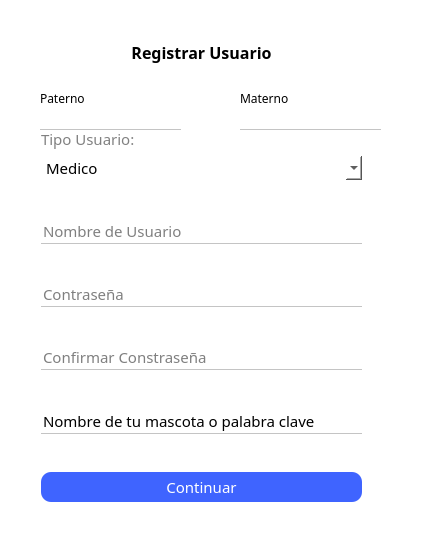
<?xml version="1.0" encoding="UTF-8"?>
<ui version="4.0">
 <class>registrar</class>
 <widget class="QDialog" name="registrar">
  <property name="geometry">
   <rect>
    <x>0</x>
    <y>0</y>
    <width>422</width>
    <height>550</height>
   </rect>
  </property>
  <property name="windowTitle">
   <string>Dialog</string>
  </property>
  <property name="styleSheet">
   <string notr="true">border: none;
background: white;</string>
  </property>
  <widget class="QStackedWidget" name="stackedWidget">
   <property name="geometry">
    <rect>
     <x>0</x>
     <y>0</y>
     <width>411</width>
     <height>531</height>
    </rect>
   </property>
   <property name="maximumSize">
    <size>
     <width>600</width>
     <height>600</height>
    </size>
   </property>
   <property name="currentIndex">
    <number>0</number>
   </property>
   <widget class="QWidget" name="page">
    <widget class="QLabel" name="label">
     <property name="geometry">
      <rect>
       <x>10</x>
       <y>10</y>
       <width>381</width>
       <height>521</height>
      </rect>
     </property>
     <property name="styleSheet">
      <string notr="true">background-color: rgb(255, 255, 255);
border-radius: 5px;</string>
     </property>
     <property name="text">
      <string/>
     </property>
    </widget>
    <widget class="QWidget" name="layoutWidget">
     <property name="geometry">
      <rect>
       <x>41</x>
       <y>41</y>
       <width>321</width>
       <height>461</height>
      </rect>
     </property>
     <layout class="QVBoxLayout" name="verticalLayout">
      <item>
       <widget class="QLabel" name="label_2">
        <property name="font">
         <font>
          <family>Montserrat</family>
          <pointsize>12</pointsize>
          <weight>75</weight>
          <bold>true</bold>
         </font>
        </property>
        <property name="text">
         <string>Registrar Usuario</string>
        </property>
        <property name="alignment">
         <set>Qt::AlignCenter</set>
        </property>
       </widget>
      </item>
      <item>
       <layout class="QHBoxLayout" name="horizontalLayout">
        <item>
         <spacer name="horizontalSpacer">
          <property name="orientation">
           <enum>Qt::Horizontal</enum>
          </property>
          <property name="sizeHint" stdset="0">
           <size>
            <width>40</width>
            <height>20</height>
           </size>
          </property>
         </spacer>
        </item>
        <item>
         <widget class="QLabel" name="label_3">
          <property name="styleSheet">
           <string notr="true">background-color:none;</string>
          </property>
          <property name="text">
           <string/>
          </property>
          <property name="pixmap">
           <pixmap resource="../../resources.qrc">:/imagenes/Imagenes/doctor 4.png</pixmap>
          </property>
         </widget>
        </item>
        <item>
         <spacer name="horizontalSpacer_2">
          <property name="orientation">
           <enum>Qt::Horizontal</enum>
          </property>
          <property name="sizeHint" stdset="0">
           <size>
            <width>40</width>
            <height>20</height>
           </size>
          </property>
         </spacer>
        </item>
       </layout>
      </item>
      <item>
       <spacer name="verticalSpacer_4">
        <property name="orientation">
         <enum>Qt::Vertical</enum>
        </property>
        <property name="sizeHint" stdset="0">
         <size>
          <width>20</width>
          <height>40</height>
         </size>
        </property>
       </spacer>
      </item>
      <item>
       <widget class="QLabel" name="label_5">
        <property name="font">
         <font>
          <family>Montserrat</family>
          <pointsize>11</pointsize>
         </font>
        </property>
        <property name="styleSheet">
         <string notr="true">color: rgb(129, 129, 129);</string>
        </property>
        <property name="text">
         <string>Tipo Usuario:</string>
        </property>
       </widget>
      </item>
      <item>
       <widget class="QComboBox" name="comboBox_tipo_usuario">
        <property name="font">
         <font>
          <family>Montserrat</family>
          <pointsize>11</pointsize>
         </font>
        </property>
        <item>
         <property name="text">
          <string>Medico</string>
         </property>
        </item>
        <item>
         <property name="text">
          <string>Paciente</string>
         </property>
        </item>
        <item>
         <property name="text">
          <string>Staff</string>
         </property>
        </item>
       </widget>
      </item>
      <item>
       <spacer name="verticalSpacer">
        <property name="orientation">
         <enum>Qt::Vertical</enum>
        </property>
        <property name="sizeHint" stdset="0">
         <size>
          <width>20</width>
          <height>40</height>
         </size>
        </property>
       </spacer>
      </item>
      <item>
       <widget class="QLineEdit" name="lineEdit_usuario">
        <property name="font">
         <font>
          <family>Montserrat</family>
          <pointsize>11</pointsize>
         </font>
        </property>
        <property name="styleSheet">
         <string notr="true">border: none;
border-bottom: 1px solid #C4C4C4;</string>
        </property>
        <property name="placeholderText">
         <string>Nombre de Usuario</string>
        </property>
       </widget>
      </item>
      <item>
       <spacer name="verticalSpacer_3">
        <property name="orientation">
         <enum>Qt::Vertical</enum>
        </property>
        <property name="sizeHint" stdset="0">
         <size>
          <width>20</width>
          <height>40</height>
         </size>
        </property>
       </spacer>
      </item>
      <item>
       <widget class="QLineEdit" name="lineEdit_contra">
        <property name="font">
         <font>
          <family>Montserrat</family>
          <pointsize>11</pointsize>
         </font>
        </property>
        <property name="styleSheet">
         <string notr="true">border: none;
border-bottom: 1px solid #C4C4C4;</string>
        </property>
        <property name="echoMode">
         <enum>QLineEdit::Password</enum>
        </property>
        <property name="placeholderText">
         <string>Contraseña</string>
        </property>
       </widget>
      </item>
      <item>
       <spacer name="verticalSpacer_2">
        <property name="orientation">
         <enum>Qt::Vertical</enum>
        </property>
        <property name="sizeHint" stdset="0">
         <size>
          <width>20</width>
          <height>40</height>
         </size>
        </property>
       </spacer>
      </item>
      <item>
       <widget class="QLineEdit" name="lineEdit_confirma_contra">
        <property name="font">
         <font>
          <family>Montserrat</family>
          <pointsize>11</pointsize>
         </font>
        </property>
        <property name="styleSheet">
         <string notr="true">border: none;
border-bottom: 1px solid #C4C4C4;</string>
        </property>
        <property name="echoMode">
         <enum>QLineEdit::Password</enum>
        </property>
        <property name="placeholderText">
         <string>Confirmar Constraseña</string>
        </property>
       </widget>
      </item>
      <item>
       <spacer name="verticalSpacer_5">
        <property name="orientation">
         <enum>Qt::Vertical</enum>
        </property>
        <property name="sizeHint" stdset="0">
         <size>
          <width>20</width>
          <height>40</height>
         </size>
        </property>
       </spacer>
      </item>
      <item>
       <widget class="QLineEdit" name="line_edit_mascota">
        <property name="font">
         <font>
          <family>Montserrat</family>
          <pointsize>11</pointsize>
         </font>
        </property>
        <property name="styleSheet">
         <string notr="true">border: none;
border-bottom: 1px solid #C4C4C4;</string>
        </property>
        <property name="text">
         <string>Nombre de tu mascota o palabra clave</string>
        </property>
        <property name="placeholderText">
         <string>Nombre de Usuario</string>
        </property>
       </widget>
      </item>
      <item>
       <spacer name="verticalSpacer_11">
        <property name="orientation">
         <enum>Qt::Vertical</enum>
        </property>
        <property name="sizeHint" stdset="0">
         <size>
          <width>20</width>
          <height>40</height>
         </size>
        </property>
       </spacer>
      </item>
      <item>
       <widget class="QPushButton" name="btn_continuar">
        <property name="minimumSize">
         <size>
          <width>50</width>
          <height>30</height>
         </size>
        </property>
        <property name="font">
         <font>
          <family>Montserrat</family>
          <pointsize>11</pointsize>
         </font>
        </property>
        <property name="styleSheet">
         <string notr="true">*{
border: none;
background: #3f64FF;
color: white;
border-radius: 10px;
}

:hover{
	background: white;
	border: 1px solid #3f64FF;
	color: #3f64FF;
}</string>
        </property>
        <property name="text">
         <string>Continuar</string>
        </property>
       </widget>
      </item>
     </layout>
    </widget>
   </widget>
   <widget class="QWidget" name="page_2">
    <widget class="QLabel" name="label_4">
     <property name="geometry">
      <rect>
       <x>10</x>
       <y>10</y>
       <width>381</width>
       <height>521</height>
      </rect>
     </property>
     <property name="styleSheet">
      <string notr="true">background-color: rgb(255, 255, 255);
border-radius: 5px;</string>
     </property>
     <property name="text">
      <string/>
     </property>
    </widget>
    <widget class="QWidget" name="layoutWidget_2">
     <property name="geometry">
      <rect>
       <x>40</x>
       <y>30</y>
       <width>321</width>
       <height>481</height>
      </rect>
     </property>
     <layout class="QVBoxLayout" name="verticalLayout_2">
      <item>
       <widget class="QLabel" name="label_6">
        <property name="font">
         <font>
          <family>Montserrat</family>
          <pointsize>12</pointsize>
          <weight>75</weight>
          <bold>true</bold>
         </font>
        </property>
        <property name="text">
         <string>Registrar Usuario</string>
        </property>
        <property name="alignment">
         <set>Qt::AlignCenter</set>
        </property>
       </widget>
      </item>
      <item>
       <widget class="QLineEdit" name="lineEdit_nombre">
        <property name="font">
         <font>
          <family>Montserrat</family>
          <pointsize>11</pointsize>
         </font>
        </property>
        <property name="styleSheet">
         <string notr="true">border: none;
border-bottom: 1px solid #C4C4C4;</string>
        </property>
        <property name="placeholderText">
         <string>Nombre</string>
        </property>
       </widget>
      </item>
      <item>
       <spacer name="verticalSpacer_6">
        <property name="orientation">
         <enum>Qt::Vertical</enum>
        </property>
        <property name="sizeHint" stdset="0">
         <size>
          <width>20</width>
          <height>40</height>
         </size>
        </property>
       </spacer>
      </item>
      <item>
       <widget class="QLineEdit" name="lineEdit_paterno">
        <property name="font">
         <font>
          <family>Montserrat</family>
          <pointsize>11</pointsize>
         </font>
        </property>
        <property name="styleSheet">
         <string notr="true">border: none;
border-bottom: 1px solid #C4C4C4;</string>
        </property>
        <property name="placeholderText">
         <string>Apellido Paterno</string>
        </property>
       </widget>
      </item>
      <item>
       <spacer name="verticalSpacer_7">
        <property name="orientation">
         <enum>Qt::Vertical</enum>
        </property>
        <property name="sizeHint" stdset="0">
         <size>
          <width>20</width>
          <height>40</height>
         </size>
        </property>
       </spacer>
      </item>
      <item>
       <widget class="QLineEdit" name="lineEdit_materno">
        <property name="font">
         <font>
          <family>Montserrat</family>
          <pointsize>11</pointsize>
         </font>
        </property>
        <property name="styleSheet">
         <string notr="true">border: none;
border-bottom: 1px solid #C4C4C4;</string>
        </property>
        <property name="placeholderText">
         <string>Apellido Materno</string>
        </property>
       </widget>
      </item>
      <item>
       <spacer name="verticalSpacer_8">
        <property name="orientation">
         <enum>Qt::Vertical</enum>
        </property>
        <property name="sizeHint" stdset="0">
         <size>
          <width>20</width>
          <height>40</height>
         </size>
        </property>
       </spacer>
      </item>
      <item>
       <widget class="QLineEdit" name="lineEdit_correo">
        <property name="font">
         <font>
          <family>Montserrat</family>
          <pointsize>11</pointsize>
         </font>
        </property>
        <property name="styleSheet">
         <string notr="true">border: none;
border-bottom: 1px solid #C4C4C4;</string>
        </property>
        <property name="placeholderText">
         <string>E-mail</string>
        </property>
       </widget>
      </item>
      <item>
       <spacer name="verticalSpacer_9">
        <property name="orientation">
         <enum>Qt::Vertical</enum>
        </property>
        <property name="sizeHint" stdset="0">
         <size>
          <width>20</width>
          <height>40</height>
         </size>
        </property>
       </spacer>
      </item>
      <item>
       <widget class="QLineEdit" name="lineEdit_direccion">
        <property name="font">
         <font>
          <family>Montserrat</family>
          <pointsize>11</pointsize>
         </font>
        </property>
        <property name="styleSheet">
         <string notr="true">border: none;
border-bottom: 1px solid #C4C4C4;</string>
        </property>
        <property name="placeholderText">
         <string>Dirección</string>
        </property>
       </widget>
      </item>
      <item>
       <spacer name="verticalSpacer_10">
        <property name="orientation">
         <enum>Qt::Vertical</enum>
        </property>
        <property name="sizeHint" stdset="0">
         <size>
          <width>20</width>
          <height>40</height>
         </size>
        </property>
       </spacer>
      </item>
      <item>
       <widget class="QLabel" name="label_10">
        <property name="font">
         <font>
          <family>Montserrat</family>
          <pointsize>11</pointsize>
         </font>
        </property>
        <property name="styleSheet">
         <string notr="true">color: rgb(129, 129, 129);</string>
        </property>
        <property name="text">
         <string>Fecha de Nacimiento:</string>
        </property>
       </widget>
      </item>
      <item>
       <widget class="QDateEdit" name="dateEdit_fechaNacimiento">
        <property name="font">
         <font>
          <family>Montserrat</family>
          <pointsize>11</pointsize>
         </font>
        </property>
       </widget>
      </item>
      <item>
       <layout class="QHBoxLayout" name="horizontalLayout_2">
        <item>
         <widget class="QLabel" name="label_7">
          <property name="font">
           <font>
            <family>Montserrat</family>
            <pointsize>11</pointsize>
           </font>
          </property>
          <property name="styleSheet">
           <string notr="true">color: rgb(129, 129, 129);</string>
          </property>
          <property name="text">
           <string>Sexo:</string>
          </property>
         </widget>
        </item>
        <item>
         <widget class="QComboBox" name="comboBox_sexo">
          <property name="font">
           <font>
            <family>Montserrat</family>
            <pointsize>11</pointsize>
           </font>
          </property>
          <item>
           <property name="text">
            <string>Masculino</string>
           </property>
          </item>
          <item>
           <property name="text">
            <string>Femenino</string>
           </property>
          </item>
         </widget>
        </item>
       </layout>
      </item>
      <item>
       <layout class="QHBoxLayout" name="horizontalLayout_3">
        <item>
         <widget class="QLabel" name="label_8">
          <property name="font">
           <font>
            <family>Montserrat</family>
            <pointsize>11</pointsize>
           </font>
          </property>
          <property name="styleSheet">
           <string notr="true">color: rgb(129, 129, 129);</string>
          </property>
          <property name="text">
           <string>CURP</string>
          </property>
         </widget>
        </item>
        <item>
         <widget class="QLineEdit" name="CURP"/>
        </item>
       </layout>
      </item>
      <item>
       <layout class="QHBoxLayout" name="horizontalLayout_4">
        <item>
         <widget class="QLabel" name="label_9">
          <property name="font">
           <font>
            <family>Montserrat</family>
            <pointsize>11</pointsize>
           </font>
          </property>
          <property name="styleSheet">
           <string notr="true">color: rgb(129, 129, 129);</string>
          </property>
          <property name="text">
           <string>Agregar Foto:</string>
          </property>
         </widget>
        </item>
        <item>
         <spacer name="horizontalSpacer_4">
          <property name="orientation">
           <enum>Qt::Horizontal</enum>
          </property>
          <property name="sizeHint" stdset="0">
           <size>
            <width>40</width>
            <height>20</height>
           </size>
          </property>
         </spacer>
        </item>
        <item>
         <widget class="QPushButton" name="btn_foto">
          <property name="minimumSize">
           <size>
            <width>20</width>
            <height>20</height>
           </size>
          </property>
          <property name="maximumSize">
           <size>
            <width>20</width>
            <height>20</height>
           </size>
          </property>
          <property name="font">
           <font>
            <family>Montserrat</family>
            <pointsize>11</pointsize>
           </font>
          </property>
          <property name="styleSheet">
           <string notr="true">*{
border: none;
background: #3f64FF;
color: white;
border-radius: 5px;
}

:hover{
	background: white;
	border: 1px solid #3f64FF;
	color: #3f64FF;
}</string>
          </property>
          <property name="text">
           <string>+</string>
          </property>
         </widget>
        </item>
        <item>
         <spacer name="horizontalSpacer_3">
          <property name="orientation">
           <enum>Qt::Horizontal</enum>
          </property>
          <property name="sizeHint" stdset="0">
           <size>
            <width>40</width>
            <height>20</height>
           </size>
          </property>
         </spacer>
        </item>
       </layout>
      </item>
      <item>
       <spacer name="verticalSpacer_12">
        <property name="orientation">
         <enum>Qt::Vertical</enum>
        </property>
        <property name="sizeHint" stdset="0">
         <size>
          <width>20</width>
          <height>40</height>
         </size>
        </property>
       </spacer>
      </item>
      <item>
       <widget class="QPushButton" name="btn_crear_usuario">
        <property name="minimumSize">
         <size>
          <width>50</width>
          <height>30</height>
         </size>
        </property>
        <property name="font">
         <font>
          <family>Montserrat</family>
          <pointsize>11</pointsize>
         </font>
        </property>
        <property name="styleSheet">
         <string notr="true">*{
border: none;
background: #3f64FF;
color: white;
border-radius: 10px;
}

:hover{
	background: white;
	border: 1px solid #3f64FF;
	color: #3f64FF;
}</string>
        </property>
        <property name="text">
         <string>Crear Usuario</string>
        </property>
       </widget>
      </item>
     </layout>
    </widget>
   </widget>
  </widget>
  <widget class="QLabel" name="label_9">
   <property name="geometry">
    <rect>
     <x>40</x>
     <y>90</y>
     <width>101</width>
     <height>16</height>
    </rect>
   </property>
   <property name="font">
    <font>
     <family>Montserrat</family>
    </font>
   </property>
   <property name="text">
    <string>Paterno</string>
   </property>
   <property name="alignment">
    <set>Qt::AlignLeading|Qt::AlignLeft|Qt::AlignVCenter</set>
   </property>
  </widget>
  <widget class="QLineEdit" name="registrarse_aMaterno">
   <property name="geometry">
    <rect>
     <x>240</x>
     <y>110</y>
     <width>141</width>
     <height>20</height>
    </rect>
   </property>
   <property name="font">
    <font>
     <family>Montserrat</family>
    </font>
   </property>
   <property name="styleSheet">
    <string notr="true">border: none;
border-bottom: 1px solid #C4C4C4;
background: none;</string>
   </property>
  </widget>
  <widget class="QLabel" name="label_10">
   <property name="geometry">
    <rect>
     <x>240</x>
     <y>90</y>
     <width>101</width>
     <height>16</height>
    </rect>
   </property>
   <property name="font">
    <font>
     <family>Montserrat</family>
    </font>
   </property>
   <property name="text">
    <string>Materno</string>
   </property>
   <property name="alignment">
    <set>Qt::AlignLeading|Qt::AlignLeft|Qt::AlignVCenter</set>
   </property>
  </widget>
  <widget class="QLineEdit" name="registrarse_aMaterno_2">
   <property name="geometry">
    <rect>
     <x>40</x>
     <y>110</y>
     <width>141</width>
     <height>20</height>
    </rect>
   </property>
   <property name="font">
    <font>
     <family>Montserrat</family>
    </font>
   </property>
   <property name="styleSheet">
    <string notr="true">border: none;
border-bottom: 1px solid #C4C4C4;
background: none;</string>
   </property>
  </widget>
 </widget>
 <resources>
  <include location="../../resources.qrc"/>
 </resources>
 <connections/>
</ui>
